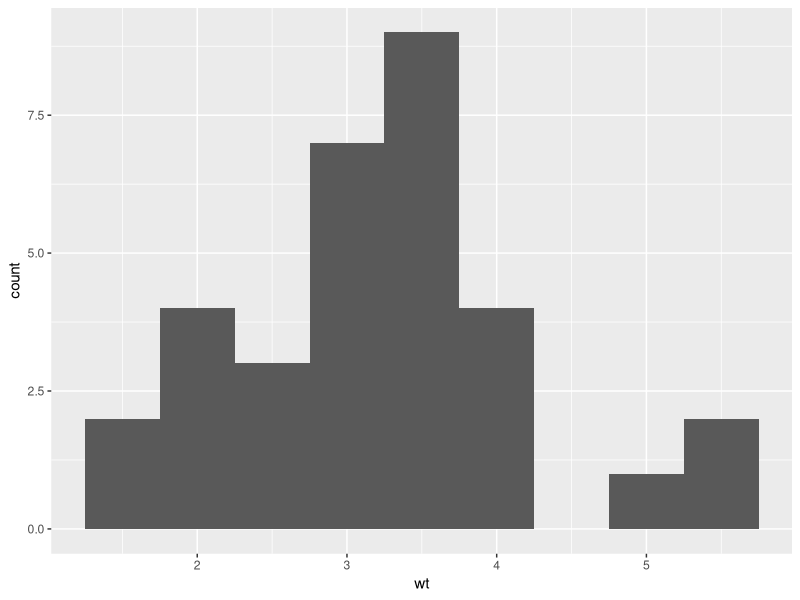

Source code (R):
library(datasets)
data(iris)
#View(iris)

#unique(iris$Species)

data(mtcars)
#head(mtcars,5)
#View(mtcars)
library(ggplot2)


#ggplot(aes(x=disp,y=mpg,),data=mtcars)+geom_point()+ggtitle("displacement vs miles per gallon")+labs(x="Displacement",y="Miles per Gallon")


mtcars$vs <- as.factor(mtcars$vs)

#ggplot(aes(x=vs,y=mpg,),data=mtcars)+geom_boxplot()

#ggplot(aes(x=vs, y=mpg, fill = vs), data = mtcars) + geom_boxplot(alpha=0.3) + theme(legend.position="none")


ggplot(aes(x=wt),data=mtcars) + geom_histogram(binwidth=0.5)
